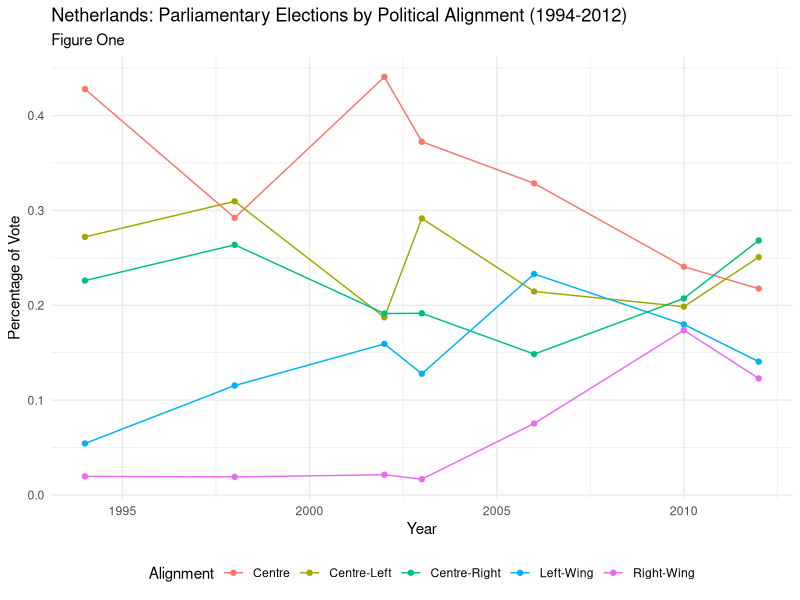
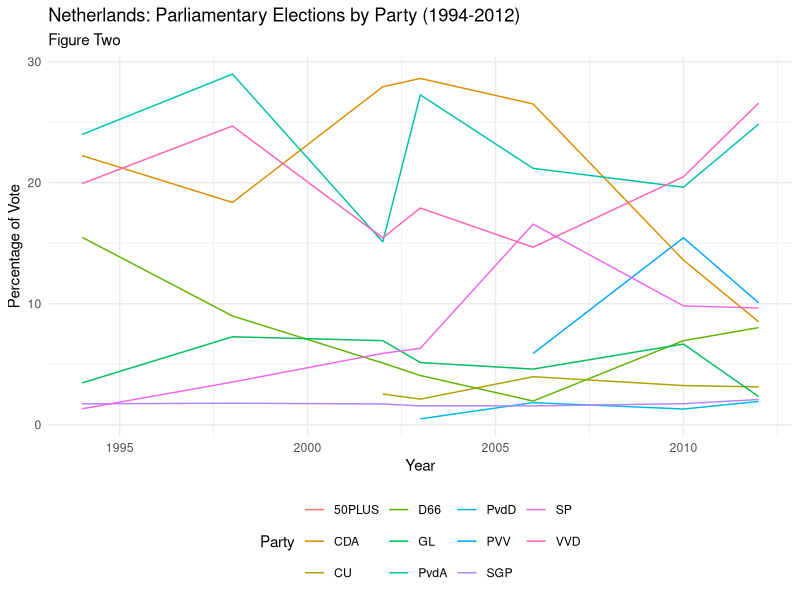

These charts were generated, in order, by the following R code:
## ---- chunk 1
knitr::opts_chunk$set(echo = TRUE)
library(readr)
library(dplyr)
library(reshape2)
library(ggplot2) 
New_Neth2 <- read_csv("New_Neth2.csv")
## ---- chunk 2
Neth_Align <- New_Neth2%>%
  filter(Region == "Netherlands") %>%
  group_by(Year, Region, Alignment) %>% 
  summarise(Votes = sum(`Votes N`, na.rm = TRUE)) %>% 
  group_by(Year) %>% 
  mutate(Total_Votes = sum(Votes)) %>% 
  mutate(Percent_votes = Votes / Total_Votes)
  write.csv(Neth_Align, file="Neth_Align.csv")

  ggplot(Neth_Align, aes(x = Year, y = Percent_votes, color = Alignment)) +
  geom_line()+ geom_point()+
  labs(title = "Netherlands: Parliamentary Elections by Political Alignment (1994-2012)", subtitle = "Figure One", x = "Year", y = "Percentage of Vote") +
  theme_minimal()+ theme(legend.position = "bottom") 
## ---- chunk 3
Neth_parties <- New_Neth2%>%
  filter(Region == "Netherlands") %>%
  group_by(Year, Party, Region) %>%
  ggplot(aes(x = Year, y = `Votes %`, color = Party)) +
  geom_line()+
  labs(title = "Netherlands: Parliamentary Elections by Party (1994-2012)", subtitle = "Figure Two",
       x = "Year", y = "Percentage of Vote") +
  theme_minimal() +
  theme(legend.position = "bottom")

Neth_parties
